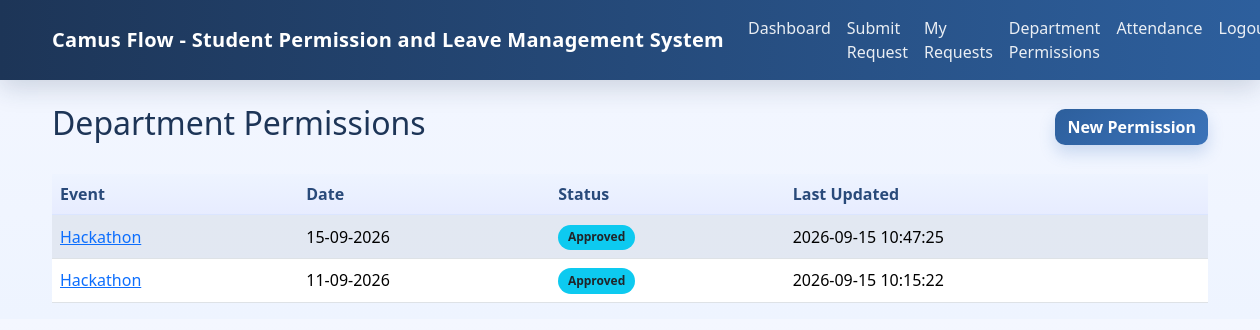
The app's page /student/department-permissions/list (signed in) with its own data.
### tables this page shows
CREATE TABLE department_permissions (
                id INTEGER PRIMARY KEY AUTOINCREMENT,
                student_id TEXT NOT NULL,
                event_name TEXT NOT NULL,
                organization TEXT DEFAULT NULL,
                date TEXT NOT NULL,
                start_time TEXT NOT NULL,
                end_time TEXT NOT NULL,
                venue TEXT DEFAULT NULL,
                purpose TEXT NOT NULL,
                reason TEXT DEFAULT NULL,
                document_path TEXT DEFAULT NULL,
                status TEXT NOT NULL,
                coordinator_remark TEXT DEFAULT NULL,
                hod_remark TEXT DEFAULT NULL,
                created_at TEXT DEFAULT CURRENT_TIMESTAMP,
                updated_at TEXT DEFAULT CURRENT_TIMESTAMP
            );

### app.py (the view)
        def wrapped(*args, **kwargs):
            if 'user_id' not in session:
                flash('Please log in first.', 'warning')
                return redirect(url_for('login'))
            user = get_user_by_id(session['user_id'])
            if not user:
                session.clear()
                flash('Session expired. Please log in again.', 'warning')
                return redirect(url_for('login'))
            if role and user['role'] != role:
                flash('You do not have access to this page.', 'danger')
                return redirect(get_role_dashboard(user['role']))
            return func(*args, **kwargs)

### app.py (called while the page is built)
def format_date_for_display(value):
    if not value:
        return value
    value = str(value).strip()
    if not value:
        return value
    for fmt in ('%Y-%m-%d', '%d-%m-%Y', '%d/%m/%Y', '%d.%m.%Y', '%d-%m-%y', '%d/%m/%y', '%d.%m.%y', '%Y/%m/%d', '%d %B %Y', '%d %b %Y'):
        try:
            return datetime.strptime(value, fmt).strftime('%d-%m-%Y')
        except ValueError:
            pass
    return value

@app.context_processor
def inject_global_helpers():
    return {'get_user_by_id': get_user_by_id, 'format_date_for_display': format_date_for_display}

def login_required(role=None):
    def decorator(func):
        def wrapped(*args, **kwargs):
            if 'user_id' not in session:
                flash('Please log in first.', 'warning')
                return redirect(url_for('login'))
            user = get_user_by_id(session['user_id'])
            if not user:
                session.clear()
                flash('Session expired. Please log in again.', 'warning')
                return redirect(url_for('login'))
            if role and user['role'] != role:
                flash('You do not have access to this page.', 'danger')
                return redirect(get_role_dashboard(user['role']))
            return func(*args, **kwargs)
        wrapped.__name__ = func.__name__
        return wrapped
    return decorator

@app.route('/student/department-permissions/list')
@login_required('student')
def department_permissions():
    user = get_user_by_id(session['user_id'])
    permissions = get_department_permissions_for_student(user['student_id'])
    return render_template('department_permissions.html', user=user, permissions=permissions)

### database.py (called while the page is built, shortened)
def row_to_dict(row, columns=None):
    if row is None:
        return None
    if isinstance(row, dict):
        return row
    if columns is None:
        return dict(row)
    return dict(zip(columns, row))

def rows_to_list(rows, columns=None):
    if not rows:
        return []
    if isinstance(rows[0], dict):
        return rows
    if columns is None:
        return [dict(row) for row in rows]
    return [dict(zip(columns, row)) for row in rows]

def get_db_connection():
    global USE_SQLITE
    if USE_SQLITE:
        conn = sqlite3.connect('leave_reconciliation.db')
        conn.row_factory = sqlite3.Row
        return conn

### templates/department_permissions.html
{% extends 'base.html' %}
{% block content %}
<div class="d-flex justify-content-between align-items-center mb-4">
    <h2>Department Permissions</h2>
    <a href="{{ url_for('department_permission_submit') }}" class="btn btn-primary">New Permission</a>
</div>
{% if permissions %}
<div class="table-responsive">
    <table class="table table-striped align-middle">
        <thead><tr><th>Event</th><th>Date</th><th>Status</th><th>Last Updated</th></tr></thead>
        <tbody>
        {% for permission in permissions %}
            <tr>
                <td><a href="{{ url_for('department_permission_detail', permission_id=permission.id) }}">{{ permission.event_name }}</a></td>
                <td>{{ format_date_for_display(permission.date) }}</td>
                <td><span class="badge bg-info text-dark">{{ permission.status }}</span></td>
                <td>{{ permission.updated_at }}</td>
            </tr>
        {% endfor %}
        </tbody>
    </table>
</div>
{% else %}<p class="text-muted">No department permissions submitted yet.</p>{% endif %}
{% endblock %}

### static/style.css (style rules this page uses)
body { background: linear-gradient(180deg, #f4f7ff 0%, #eef4ff 100%); font-family: 'Segoe UI', Tahoma, Geneva, Verdana, sans-serif; color: #1f2a37; }
.table { border-collapse: separate; border-spacing: 0; overflow: hidden; }
.table th { background: linear-gradient(180deg, #eef4ff 0%, #e7ecff 100%); color: #294a7a; border-bottom: 1px solid #dbe5ff; font-weight: 700; }
.table td { vertical-align: middle; }
.table-striped > tbody > tr:nth-of-type(odd) > td { background-color: rgba(236, 242, 255, 0.45); }
.btn { border-radius: 10px; font-weight: 600; transition: transform 0.15s ease, box-shadow 0.2s ease; }
.btn-primary { background: linear-gradient(135deg, #2d5f9d 0%, #3b73b9 100%); border: none; box-shadow: 0 8px 16px rgba(61, 115, 185, 0.22); }
.badge { border-radius: 999px; padding: 0.55em 0.8em; }
h2, h5 { color: #1d3557; }

### records on screen
department_permissions: event_name "Hackathon", date "15-09-2026", status "Approved", updated_at "2026-09-15 10:47:25"
department_permissions: event_name "Hackathon", date "11-09-2026", status "Approved", updated_at "2026-09-15 10:15:22"
